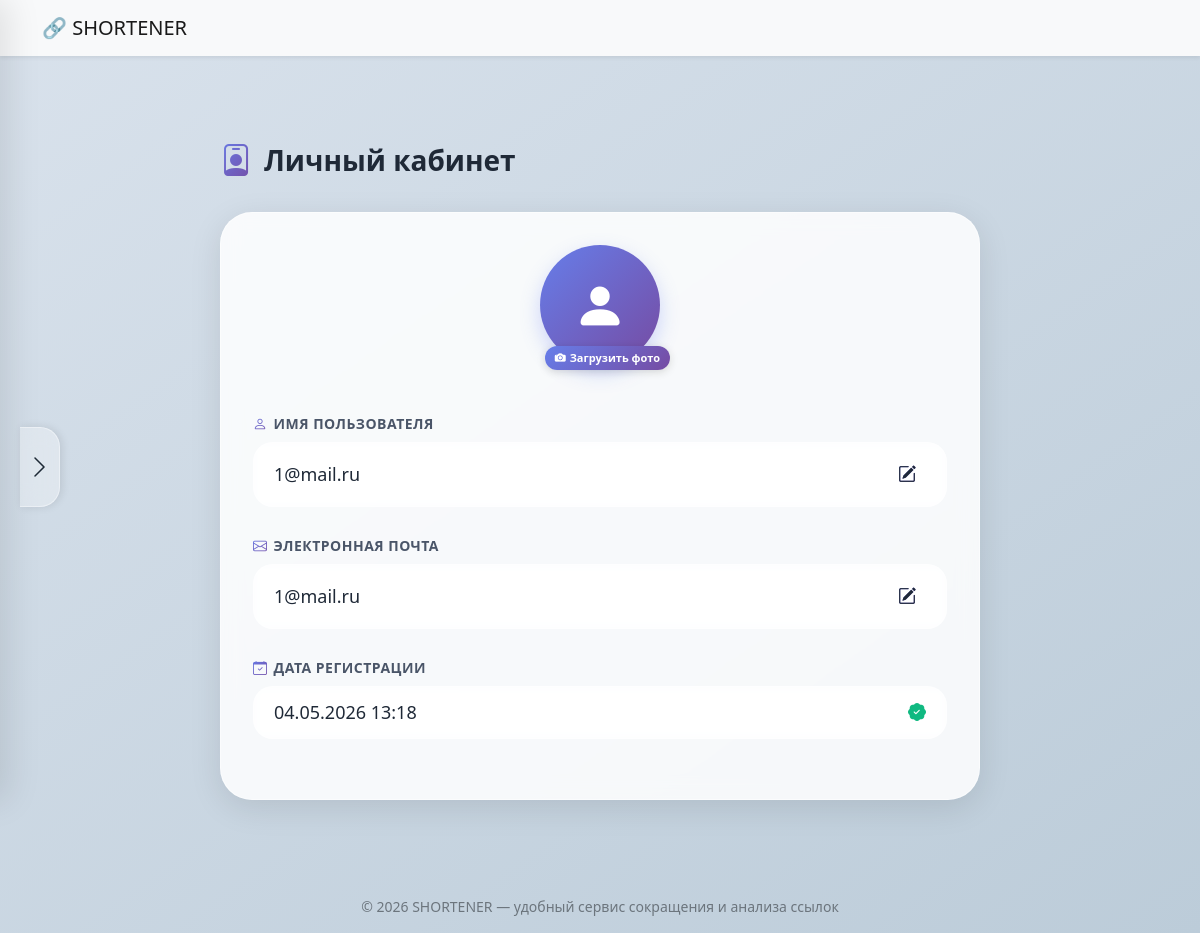
/profile (signed in), run on the app's committed database.
### app/models/user.py (models this page shows, shortened)
class User(db.Model, UserMixin):
    __tablename__ = "users"
    id = db.Column(db.Integer, primary_key=True)
    username = db.Column(db.String(80), unique=True, nullable=False)
    email = db.Column(db.String(120), unique=True, nullable=False)
    password_hash = db.Column(db.String(128), nullable=False)
    created_at = db.Column(db.DateTime, default=datetime.utcnow)
    is_active = db.Column(db.Boolean, default=True)
    is_admin = db.Column(db.Boolean, default=False)

### app/routes/auth.py (the view)
@bp.route('/profile')
@login_required
def profile():
    return render_template('lk.html', user=current_user)

### templates/lk.html (shortened to what this page needs)
{% extends "base.html" %}
{% block content %}
<html lang="ru">
<head>
    <link href="https://cdn.jsdelivr.net/npm/bootstrap@5.3.0/dist/css/bootstrap.min.css" rel="stylesheet">
    <link rel="stylesheet" href="https://cdn.jsdelivr.net/npm/bootstrap-icons@1.11.1/font/bootstrap-icons.css">
    <link rel="stylesheet" href="{{ url_for('static', filename='css/lk.css') }}">
    <link rel="stylesheet" href="{{ url_for('static', filename='css/main.css') }}">
</head>
<body>
<div class="panel-trigger" id="panelTrigger">
    <i class="bi bi-chevron-right"></i>
</div>
<div class="main-content">
    <div class="section-title">
        <i class="bi bi-person-badge"></i>
        Личный кабинет
    </div>
    <div class="profile-card">
        <div class="avatar-section">
            <div class="avatar-wrapper" id="avatarWrapper">
                <div class="avatar-placeholder" id="avatarPlaceholder">
                    <i class="bi bi-person-fill"></i>
                </div>
                <div class="upload-btn-static" id="uploadBtn">
                    <i class="bi bi-camera-fill"></i> <span>Загрузить фото</span>
                </div>
            </div>
        </div>
        <div class="info-field">
            <div class="field-label"><i class="bi bi-person"></i> Имя пользователя</div>
            <div class="field-value">
                <span class="user-data" id="usernameDisplay">{{ current_user.username if current_user.is_authenticated else 'Не авторизован' }}</span>
                <span class="edit-icon-static"><i class="bi bi-pencil-square"></i></span>
            </div>
        </div>
        <div class="info-field">
            <div class="field-label"><i class="bi bi-envelope"></i> Электронная почта</div>
            <div class="field-value">
                <span class="user-data" id="emailDisplay">{{ current_user.email if current_user.is_authenticated else 'Не авторизован' }}</span>
                <span class="edit-icon-static"><i class="bi bi-pencil-square"></i></span>
            </div>
        </div>
        <div class="info-field">
            <div class="field-label"><i class="bi bi-calendar-check"></i> Дата регистрации</div>
            <div class="field-value">
                <span class="user-data">
                    {% if current_user.is_authenticated and current_user.created_at %}
                        {{ current_user.created_at.strftime('%d.%m.%Y %H:%M') }}
                    {% else %}
                        Не указано
                    {% endif %}
                </span>
                <i class="bi bi-patch-check-fill" style="color:#10b981; font-size: 18px;"></i>
            </div>
        </div>
    </div>
</div>
</body>
</html>
{% endblock %}

### static/css/style.css (style rules this page uses)
body { background: #f0f2f5; }
html, body { height: 100%; margin: 0; padding: 0; }
body { display: flex; flex-direction: column; min-height: 100vh; }

### static/css/lk.css (style rules this page uses)
* { margin: 0; padding: 0; box-sizing: border-box; }
body { background: linear-gradient(135deg, #667eea 0%, #764ba2 40%, #ff6b6b 100%); min-height: 100vh; font-family: 'Segoe UI', Tahoma, Geneva, Verdana, sans-serif; margin: 0; padding: 0; }
.main-content { max-width: 800px; margin: 40px auto; padding: 0 24px; }
.profile-card { background: rgba(255, 255, 255, 0.85); backdrop-filter: blur(10px); border-radius: 32px; padding: 32px; box-shadow: 0 8px 32px rgba(0, 0, 0, 0.1); border: 1px solid rgba(255, 255, 255, 0.5); transition: transform 0.3s ease, box-shadow 0.3s ease; }
.section-title { font-size: 28px; font-weight: 700; color: #1f2937; margin-bottom: 28px; display: flex; align-items: center; gap: 12px; }
.section-title i { background: linear-gradient(135deg, #667eea, #764ba2); -webkit-background-clip: text; background-clip: text; color: transparent; font-size: 32px; }
.avatar-section { display: flex; flex-direction: column; align-items: center; margin-bottom: 32px; }
.avatar-wrapper { position: relative; width: 120px; height: 120px; margin-bottom: 16px; cursor: pointer; }
.avatar-placeholder { width: 100%; height: 100%; background: linear-gradient(135deg, #667eea, #764ba2); border-radius: 50%; display: flex; align-items: center; justify-content: center; font-size: 52px; color: white; box-shadow: 0 8px 20px rgba(102, 126, 234, 0.3); transition: transform 0.3s ease; }
.upload-btn-static { position: absolute; bottom: -5px; right: -10px; background: white; border-radius: 40px; padding: 4px 10px; font-size: 11px; font-weight: 600; background: linear-gradient(135deg, #667eea, #764ba2); color: white; border: none; display: inline-flex; align-items: center; gap: 4px; box-shadow: 0 2px 8px rgba(0, 0, 0, 0.15); cursor: pointer; pointer-events: auto; transition: all 0.3s ease; }
.info-field { margin-bottom: 28px; }
.field-label { font-size: 14px; font-weight: 600; text-transform: uppercase; letter-spacing: 0.5px; color: #4a5568; margin-bottom: 8px; display: flex; align-items: center; gap: 6px; }
.field-label i { background: linear-gradient(135deg, #667eea, #764ba2); -webkit-background-clip: text; background-clip: text; color: transparent; }
.field-value { display: flex; align-items: center; justify-content: space-between; background: rgba(255, 255, 255, 0.5); backdrop-filter: blur(5px); border-radius: 20px; padding: 12px 20px; border: 1px solid rgba(255, 255, 255, 0.4); transition: all 0.3s ease; }
.field-value span { font-size: 18px; font-weight: 500; color: #1f2937; word-break: break-all; }
.edit-icon-static { background: transparent; background: linear-gradient(135deg, #667eea, #764ba2); -webkit-background-clip: text; background-clip: text; color: transparent; font-size: 18px; padding: 6px 10px; border-radius: 40px; cursor: pointer; transition: all 0.3s ease; }

### static/css/main.css (style rules this page uses)
body { background: linear-gradient(145deg, #d9e2ec 0%, #bcccd9 100%); min-height: 100vh; margin: 0; padding: 0; font-family: 'Segoe UI', -apple-system, BlinkMacSystemFont, 'Inter', system-ui, sans-serif; }
.panel-trigger { position: fixed; left: 20px; top: 50%; transform: translateY(-50%); width: 40px; height: 80px; background: rgba(255, 255, 255, 0.3); backdrop-filter: blur(10px); border-radius: 0 20px 20px 0; cursor: pointer; z-index: 1001; display: flex; align-items: center; justify-content: center; transition: all 0.3s ease; box-shadow: 2px 0 8px rgba(0, 0, 0, 0.1); border: 1px solid rgba(255, 255, 255, 0.4); border-left: none; }
.panel-trigger i { color: #1e2a36; font-size: 24px; }
.main-content { max-width: 800px; margin: 80px auto; padding: 0 20px; position: relative; z-index: 1; }

### data on the page
User: is_active+username "1@mail.ru", is_active+email "1@mail.ru", created_at "04.05.2026 13:18"
